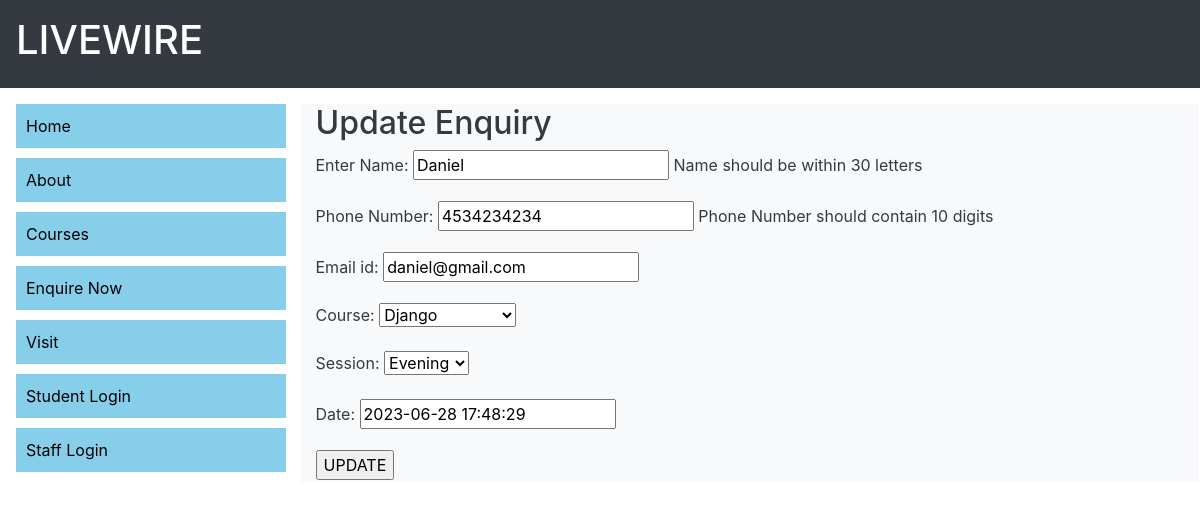
/profile/view/edit/9/ (signed in), run on the app's committed database.
### myapp/models.py (models this page shows)
class Enquiry(models.Model):
    name = models.CharField(max_length=30,verbose_name='Enter Name',help_text='Name should be within 30 letters')
    phone = models.IntegerField(verbose_name='Phone Number',help_text='Phone Number should contain 10 digits')
    email = models.EmailField(verbose_name='Email id')
    course = models.CharField(max_length=20,
                              choices=[('Python','Python3'),
                                       ('Java','Java 8'),
                                       ('Web Designing','Web Designing'),
                                       ('Django','Django'),
                                       ('Full Stack','Full Stack')])
    session = models.CharField(max_length=10,choices=[('Morning','Morning'),
                                                      ('Evening','Evening')],
                               default='Morning')
    date = models.DateTimeField(default=datetime.now())

### myapp/views.py (the view)
# urls.py: path('profile/view/edit/<id>/',editPage,name='editenq'),
@login_required()
def editPage(request, id):
    data = get_object_or_404(Enquiry, pk=id)
    form = EnquiryForm(request.POST or None, instance = data)
    if form.is_valid():
        form.save()
        return redirect('/profile/view')
    return render(request,'updateEnquiry.html',{'data':form})

### myapp/forms.py
class EnquiryForm(forms.ModelForm):
    class Meta:
        model = Enquiry
        fields = "__all__"

### templates/updateEnquiry.html (shortened to what this page needs)
{%extends 'base.html'%}
{%block content%}
    <h2>Update Enquiry</h2>
    <form method="post">
        {{data.as_p}}
        <input type="submit" value="UPDATE">
    </form>
{%endblock%}

### data on the page
Enquiry: name "Daniel", phone "4534234234", email "daniel@gmail.com", course "Django", session "Evening", date "2023-06-28 17:48:29"
